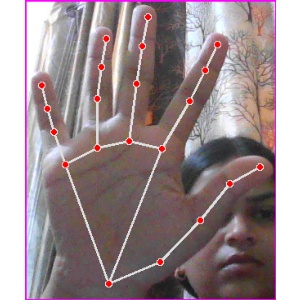
#> input picture Data/Hello/Image_1734272743.341701.jpg, 300 x 300 px, given in place of the camera
$ python test.py
#> lines starting #> are read from the running program, lines starting #| are printed output that depends on the picture; after the words box and inside, x2 and y2 are one past the last pixel; in counts of white or black regions, pixels touching at a corner belong together
#> further down, img is the input picture: shape (300, 300, 3); mean B, G, R 143.1, 139.3, 155.7
import cv2
import numpy as np
import math

def detect_skin(frame):
    # Convert to HSV color space
    hsv = cv2.cvtColor(frame, cv2.COLOR_BGR2HSV)
#> hsv: shape (300, 300, 3); mean H, S, V 78, 40.7, 157.6

    # Define range for skin color in HSV
    lower_skin = np.array([0, 20, 70], dtype=np.uint8)
    upper_skin = np.array([20, 255, 255], dtype=np.uint8)

    # Create a binary mask
    mask = cv2.inRange(hsv, lower_skin, upper_skin)
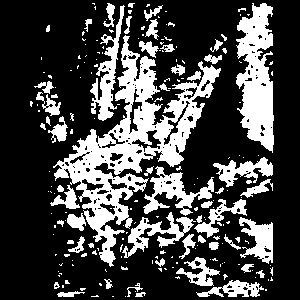
#> mask: shape (300, 300); 27.6% white; 207 white regions (152 under 20 px), largest, box (x1, y1, x2, y2) and area: (53, 35, 221, 267) 9752, (236, 3, 274, 153) 3718, (143, 166, 214, 216) 1284

    # Apply morphological operations to clean up the mask
    kernel = np.ones((5, 5), np.uint8)
    mask = cv2.erode(mask, kernel, iterations=1)
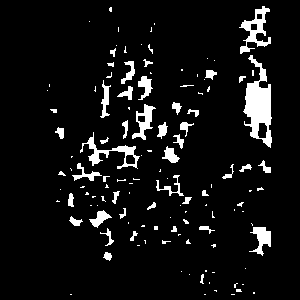
#> mask: shape (300, 300); 7.1% white; 124 white regions (79 under 20 px), largest, box (x1, y1, x2, y2) and area: (243, 55, 272, 148) 1365, (239, 6, 271, 54) 570, (80, 132, 140, 169) 516
    mask = cv2.dilate(mask, kernel, iterations=2)
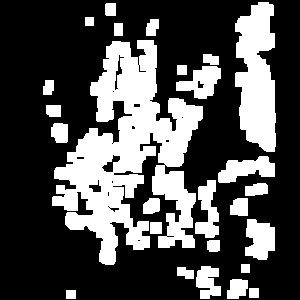
#> mask: shape (300, 300); 31.2% white; 26 white regions

    # Find contours in the mask
    contours, _ = cv2.findContours(mask, cv2.RETR_EXTERNAL, cv2.CHAIN_APPROX_SIMPLE)
#> contours = 26 contours; largest, box (x1, y1, x2, y2) and area: (52, 40, 203, 265) 15652, (235, 2, 276, 152) 4341, (245, 219, 275, 260) 863, (218, 156, 275, 183) 852, (176, 66, 221, 99) 814

    # Find the largest contour (assuming it's the hand)
    if contours:
        max_contour = max(contours, key=cv2.contourArea)
#> max_contour = contour of 523 points, box (x1, y1, x2, y2) (52, 40, 203, 265), area 15652
        if cv2.contourArea(max_contour) > 1000:  # Minimum area threshold
            x, y, w, h = cv2.boundingRect(max_contour)
#> x = 52; y = 40; w = 151; h = 225
            return True, (x, y, w, h), mask

    return False, None, mask

# Initialize webcam
cap = cv2.VideoCapture(0)
offset = 20
imgSize = 300

# These labels will be displayed when a hand is detected
# Since we don't have a trained model, we'll just show "Hand Detected" instead
labels = ["Hello", "I love you", "No", "Okay", "Please", "Thank you", "Yes"]

print("Starting hand detection...")
print("Press 'q' to quit")

while True:
    success, img = cap.read()
    if not success:
        print("Failed to get frame from webcam")
        break

    imgOutput = img.copy()

    # Detect hand using skin color
    hand_detected, bbox, skin_mask = detect_skin(img)
#> hand_detected = True; bbox = (52, 40, 151, 225)

    if hand_detected:
        x, y, w, h = bbox
#> x = 52; y = 40; w = 151; h = 225

        # Create a white background image
        imgWhite = np.ones((imgSize, imgSize, 3), np.uint8) * 255

        # Make sure the crop region is within the image bounds
        y_start = max(0, y-offset)
#> y_start = 20
        y_end = min(img.shape[0], y + h + offset)
#> y_end = 285
        x_start = max(0, x-offset)
#> x_start = 32
        x_end = min(img.shape[1], x + w + offset)
#> x_end = 223

        imgCrop = img[y_start:y_end, x_start:x_end]
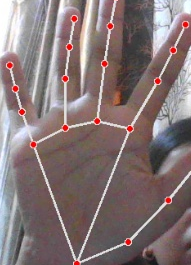
#> imgCrop: shape (265, 191, 3); mean B, G, R 117.9, 117.3, 133.2

        if imgCrop.size == 0:
            continue

        aspectRatio = h / w
#> aspectRatio = 1.49

        if aspectRatio > 1:
            k = imgSize / h
#> k = 1.33
            wCal = math.ceil(k * w)
#> wCal = 202
            imgResize = cv2.resize(imgCrop, (wCal, imgSize))
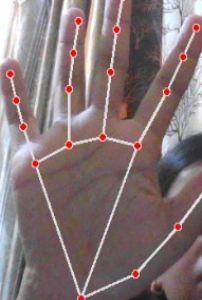
#> imgResize: shape (300, 202, 3); mean B, G, R 117.8, 117.1, 133.1
            wGap = math.ceil((imgSize-wCal)/2)
#> wGap = 49
            imgWhite[:, wGap: wCal + wGap] = imgResize
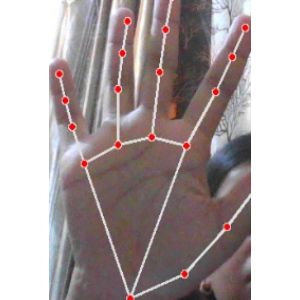
#> imgWhite: shape (300, 300, 3); mean B, G, R 162.6, 162.2, 172.9

        else:
            k = imgSize / w
            hCal = math.ceil(k * h)
            imgResize = cv2.resize(imgCrop, (imgSize, hCal))
            hGap = math.ceil((imgSize - hCal) / 2)
            imgWhite[hGap: hCal + hGap, :] = imgResize

        # Draw rectangle and label
        cv2.rectangle(imgOutput, (x-offset, y-offset-70), (x-offset+400, y-offset+60-50), (0, 255, 0), cv2.FILLED)
        cv2.putText(imgOutput, "Hand Detected", (x, y-30), cv2.FONT_HERSHEY_COMPLEX, 1, (0, 0, 0), 2)
        cv2.rectangle(imgOutput, (x-offset, y-offset), (x+w+offset, y+h+offset), (0, 255, 0), 4)
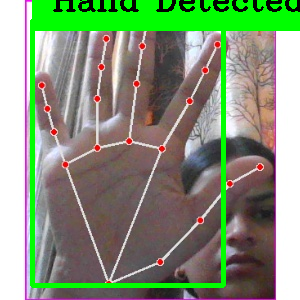
#> imgOutput: shape (300, 300, 3); mean B, G, R 120.9, 148.7, 133

        # Show the cropped and processed images
        cv2.imshow('ImageCrop', imgCrop)
        cv2.imshow('ImageWhite', imgWhite)

    # Show the skin detection mask
    cv2.imshow('Skin Mask', skin_mask)

    # Show the main output
    cv2.imshow('Image', imgOutput)

    # Check for key press
    key = cv2.waitKey(1)
#> (key q is pressed here)
    if key == ord('q'):
        break

# Release resources
cap.release()
cv2.destroyAllWindows()
print("Application closed")
